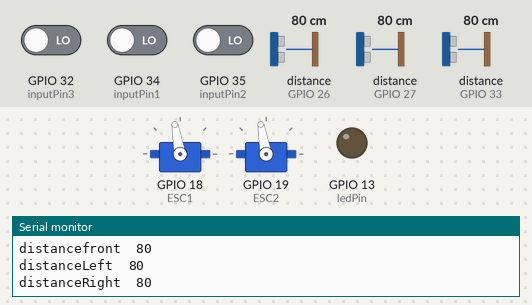
Simulated run of this sketch. Board: ESP32. Parts: 2 × servo, output pins drawn as LEDs (lit = HIGH), the last lines printed to the serial monitor. Wiring (inferred from the names in the program): 3 × ultrasonic range finder: trigger GPIO 12, echo GPIO 26 / trigger GPIO 14, echo GPIO 27 / trigger GPIO 25, echo GPIO 33. Dashed ring = blinking. Inputs (shaded band) come from the test bench; at power-on: distance to the obstacle (sensors on GPIO 26, GPIO 33, GPIO 27) 80 cm, GPIO 32 (inputPin3) LOW, GPIO 34 (inputPin1) LOW, GPIO 35 (inputPin2) LOW. The echo pulse lasts 58.3 µs per cm; pins used as bus, display or sensor lines are not drawn.

Above: at 5.2 s.
5.3 s: distance to the obstacle (sensor on GPIO 26) set to 21 cm
6.8 s: distance to the obstacle (sensor on GPIO 26) set to 18 cm
At 7.02 s:
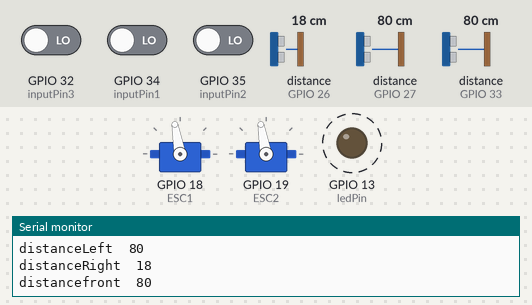
9.8 s: distance to the obstacle (sensor on GPIO 33) set to 54 cm
12.8 s: distance to the obstacle (sensor on GPIO 33) set to 45 cm
At 13.2 s:
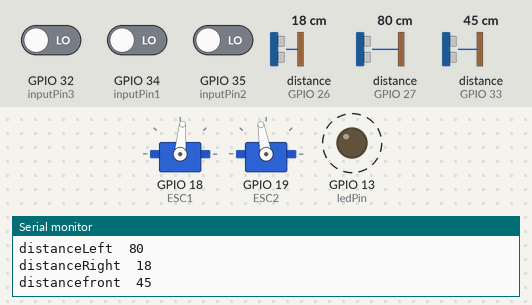
At 14.72 s:
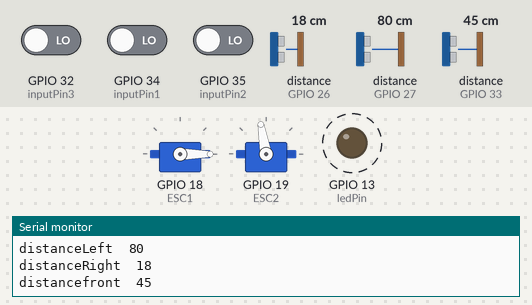
15.8 s: distance to the obstacle (sensor on GPIO 27) set to 21 cm
18.8 s: distance to the obstacle (sensor on GPIO 27) set to 17 cm
At 20.61 s:
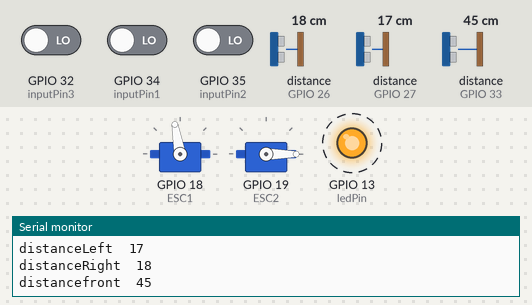
Timing chart, 0 to 22.8 s (numbered marks = the images above; inputs shaded):
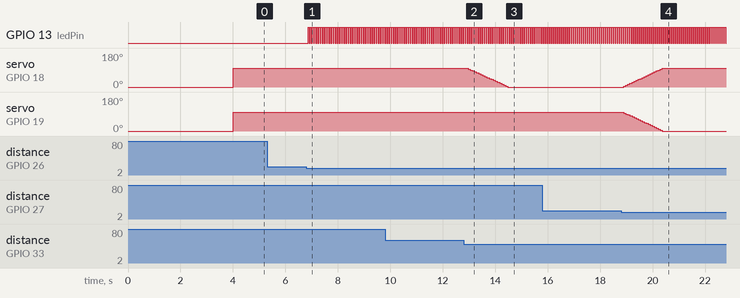

The sketch:

moter_controle.ino
```cpp
#include <ESP32Servo.h>  // Include ESP32Servo library for controlling motors

// Motor pins
Servo ESC1;  // Right motor
Servo ESC2;  // Left motor

int count = 0;
// Pin definitions
const int inputPin1 = 34;   // Pin for right direction
const int inputPin2 = 35;   // Pin for left direction
const int inputPin3 = 32;   // Pin for stop condition
const int ledPin = 13;     // Pin for LED
const int trigPinLeft = 14; // Trigger pin for left ultrasonic sensor
const int echoPinLeft = 27; // Echo pin for left ultrasonic sensor
const int trigPinRight = 12;// Trigger pin for right ultrasonic sensor
const int echoPinRight = 26;// Echo pin for right ultrasonic sensor
const int trigPinFront = 25;// Trigger pin for Front ultrasonic sensor
const int echoPinFront = 33;// Echo pin for Front ultrasonic sensor
// Ultrasonic sensor variables
long durationLeft, distanceLeft;
long durationRight, distanceRight;
long durationFront, distanceFront;

// Motor speed variables
int motor1Speed = 100; // Default to stopped
int motor2Speed = 100; // Default to stopped
int targetMotor1Speed = 100; // Target speed for smooth adjustments
int targetMotor2Speed = 100; // Target speed for smooth adjustments

void setup() {
  // Setup motor pins
Serial.begin(9600);

  ESC1.attach(18, 1000, 2000); // Attach the ESC to the specified pin with min and max pulse widths
  ESC1.write(0); // Send 0 signal to stop the motor
  delay(2000);   // Left motor is attached to pin 27
  ESC2.attach(19, 1000, 2000); // Attach the ESC to the specified pin with min and max pulse widths
  ESC2.write(0); // Send 0 signal to stop the motor
  delay(2000);
  // Setup input pins
  pinMode(inputPin1, INPUT);
  pinMode(inputPin2, INPUT);
  pinMode(inputPin3, INPUT);

  // Setup LED pin
  pinMode(ledPin, OUTPUT);

  // Setup ultrasonic sensor pins
  pinMode(trigPinLeft, OUTPUT);
  pinMode(echoPinLeft, INPUT);
  pinMode(trigPinRight, OUTPUT);
  pinMode(echoPinRight, INPUT);
  pinMode(trigPinFront, OUTPUT);
  pinMode(echoPinFront, INPUT);
}

void loop() {
  // Step 1: Check ultrasonic sensors
  distanceLeft = getDistance(trigPinLeft, echoPinLeft);
  distanceRight = getDistance(trigPinRight, echoPinRight);
  distanceFront = getDistance(trigPinFront, echoPinFront);
  Serial.print("distanceLeft  ");
  Serial.println(distanceLeft);
  Serial.print("distanceRight  ");
  Serial.println(distanceRight);
  Serial.print("distancefront  ");
  Serial.println(distanceFront);


    // Adjust for obstacles
    if (distanceLeft < 20) {
      blinkLED(distanceLeft);
      if (distanceFront < 50) {
      // If obstacle is too close on the left, move right
      targetMotor1Speed = 100; // Full speed for right motor
      targetMotor2Speed = max(0, targetMotor2Speed - 5);   // Gradually reduce speed for left motor

    } }
    else if (distanceRight < 20) {
      blinkLED(distanceRight);
      if (distanceFront < 50) {
      // If obstacle is too close on the right, move left
      targetMotor1Speed = max(0, targetMotor1Speed - 5);   // Gradually reduce speed for right motor
      targetMotor2Speed = 100; // Full speed for left motor

    } }
    else {
    if (digitalRead(inputPin1) == HIGH) {
      // Move right
      if (distanceRight > 20){
      targetMotor1Speed = 100; // Full speed for right motor
      targetMotor2Speed = max(0, targetMotor2Speed - 5);   // Gradually reduce speed for left motor
      blinkLED(distanceRight);
    } }
    else if (digitalRead(inputPin2) == HIGH) {
      // Move left
      if (distanceLeft > 20){
      targetMotor1Speed = max(0, targetMotor1Speed - 5);   // Gradually reduce speed for right motor
      targetMotor2Speed = 100; // Full speed for left motor
      blinkLED(distanceLeft);
    }}
     else if (digitalRead(inputPin3) == HIGH) {
      // Stop condition
       if (distanceFront > 50){
      targetMotor1Speed = 100;
      targetMotor2Speed = 100;
      blinkLED(distanceFront);
    }}
  }

  // Gradually adjust motor speeds
  adjustMotorSpeed(); // Short delay for stability
}

// Function to get the distance from an ultrasonic sensor
long getDistance(int trigPin, int echoPin) {
  digitalWrite(trigPin, LOW);
  delayMicroseconds(2);
  digitalWrite(trigPin, HIGH);
  delayMicroseconds(10);
  digitalWrite(trigPin, LOW);

  long duration = pulseIn(echoPin, HIGH);
  long distance = (duration / 2) * 0.0344;  // Convert time to distance (in cm)
  return distance;
}

// Function to blink the LED based on the distance
void blinkLED(long distance) {
  if (distance < 50) {
    digitalWrite(ledPin, HIGH);
    delay(50);
    digitalWrite(ledPin, LOW);
    delay(20);
  }
  else if (distance < 150) {
    digitalWrite(ledPin, HIGH);
    delay(100);
    digitalWrite(ledPin, LOW);
    delay(30);
  }
  else {
    digitalWrite(ledPin, HIGH);
  }
}

// Function to gradually adjust motor speeds
void adjustMotorSpeed() {
  if (motor1Speed < targetMotor1Speed) {
    motor1Speed = min(motor1Speed + 5, targetMotor1Speed);
  } else if (motor1Speed > targetMotor1Speed) {
    motor1Speed = max(motor1Speed - 5, targetMotor1Speed);
  }

  if (motor2Speed < targetMotor2Speed) {
    motor2Speed = min(motor2Speed + 5, targetMotor2Speed);
  } else if (motor2Speed > targetMotor2Speed) {
    motor2Speed = max(motor2Speed - 5, targetMotor2Speed);
  }

  ESC1.write(motor1Speed);
  ESC2.write(motor2Speed);
}
```

Measured:
- the behaviour switches between 20 and 19 cm on distance to the obstacle (sensor on GPIO 26) (found by bisection; images 0 and 1)
- the behaviour switches between 50 and 49 cm on distance to the obstacle (sensor on GPIO 33) (found by bisection; images 1 and 2)
- the behaviour switches between 20 and 19 cm on distance to the obstacle (sensor on GPIO 27) (found by bisection; images 3 and 4)
- after the input at 6.8 s, GPIO 13 (ledPin): alternates HIGH for 0.05 s and LOW for 0.03 s, starting after 0.06 s
- after the input at 12.8 s, servo on GPIO 18 (ESC1): moves from 100° to 0° over 1.5 s, starting after 0.16 s
- after the input at 18.8 s, servo on GPIO 18 (ESC1): moves from 0° to 100° over 1.5 s, starting after 0.11 s; servo on GPIO 19 (ESC2): moves from 100° to 0° over 1.5 s, starting after 0.11 s
